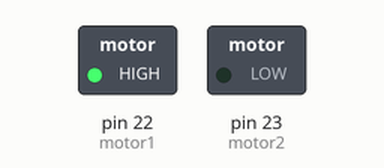
A sketch run on a simulated Arduino Mega 2560, built with avr-gcc and run on an emulated ATmega2560. Parts: switched loads named in the sketch (green lamp = pin HIGH). What the sketch prints to the serial monitor is not drawn.

Above: at 0.1 s.
Timing chart, 0 to 1.6 s (numbered marks = the images above):
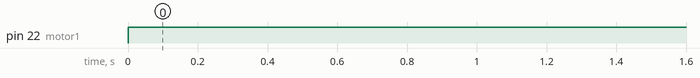

Measured:
- by itself, pin 22 (motor1): LOW → HIGH at 0.00 s

The sketch:

DC_MOTOR.ino
```cpp
int motor1 =22;
int motor2 = 23;
int i;
void setup()
{
      Serial.begin(9600);
      Serial.println("Hello");
      pinMode(motor1, OUTPUT);
      pinMode(motor2, OUTPUT);
}

void loop()
{

       digitalWrite(motor1, HIGH);
        delay(1000);
       digitalWrite(motor2, LOW);
       delay(1000);
}
```
